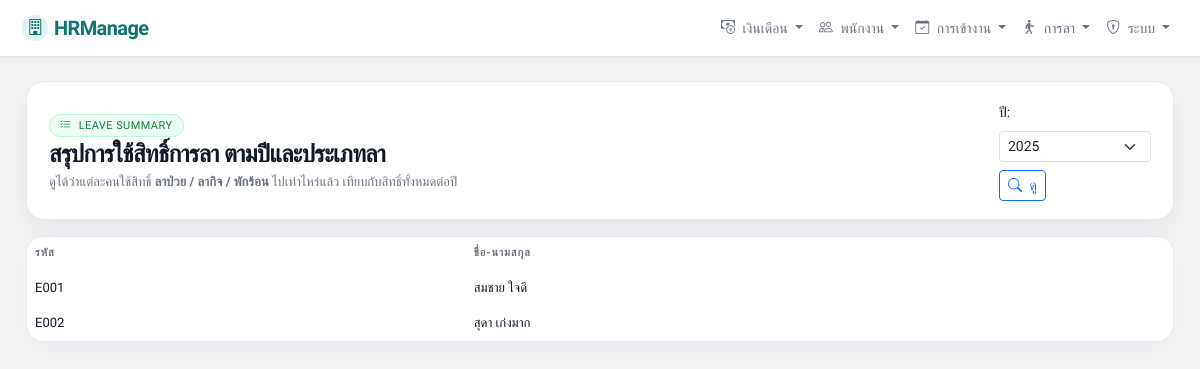
/hr/hr/leave/summary/ (signed in), run on the app's committed database.
### app_hr/models.py (models this page shows, shortened)
class Employee(models.Model):
    STATUS_CHOICES = (
        ('active', 'ทำงานอยู่'),
        ('inactive', 'ออกแล้ว'),
    )
    user = models.OneToOneField(
        User,
        on_delete=models.SET_NULL,
        null=True,
        blank=True,
        related_name='employee_profile',
        verbose_name="เชื่อมกับ User (สำหรับให้ล็อกอินดูสลิป)"
    )
    address = models.TextField(
        blank=True,
        null=True,
        verbose_name="ที่อยู่ติดต่อ"
    )
    phone_number = models.CharField(
        max_length=20,
        blank=True,
        null=True,
        verbose_name="เบอร์โทรศัพท์"
    )
    code = models.CharField(max_length=50, unique=True, verbose_name="รหัสพนักงาน")
    first_name = models.CharField(max_length=100, verbose_name="ชื่อ")
    last_name = models.CharField(max_length=100, verbose_name="นามสกุล")
    position = models.CharField(max_length=100, blank=True, null=True, verbose_name="ตำแหน่ง")
    department = models.CharField(max_length=100, blank=True, null=True, verbose_name="แผนก")
    hire_date = models.DateField(blank=True, null=True, verbose_name="วันที่เริ่มงาน")
    status = models.CharField(max_length=20, choices=STATUS_CHOICES, default='active')
    base_salary = models.DecimalField(
        max_digits=10,
        decimal_places=2,
        default=0,
        verbose_name="ฐานเงินเดือน / เดือน"
    )
    bank_name = models.CharField(max_length=100, blank=True, null=True, verbose_name="ธนาคาร")
    bank_account_no = models.CharField(max_length=50, blank=True, null=True, verbose_name="เลขบัญชี")
    citizen_id = models.CharField(max_length=20, blank=True, null=True, verbose_name="เลขบัตรประชาชน")

### app_hr/views.py (the view)
# urls.py: path('hr/leave/summary/', views.leave_summary_view, name='leave_summary'),
@hr_required
def leave_summary_view(request):
    year_str = request.GET.get('year')
    today = date.today()
    year = int(year_str) if year_str else today.year
    employees = Employee.objects.filter(status='active').order_by('code')
    leave_types = LeaveType.objects.order_by('name')
    usage_qs = (
        LeaveRecord.objects
        .filter(status='approved', start_date__year=year)
        .values('employee_id', 'leave_type_id')
        .annotate(total_days=Sum('days'))
    )
    usage_map = {}
    for row in usage_qs:
        key = (row['employee_id'], row['leave_type_id'])
        usage_map[key] = row['total_days'] or 0
    year_choices = [year - 1, year, year + 1]
    context = {
        'year': year,
        'year_choices': year_choices,
        'employees': employees,
        'leave_types': leave_types,
        'usage_map': usage_map,
    }
    return render(request, 'app_hr/leave_summary.html', context)

### app_hr/views.py (called while the page is built)
def hr_required(view_func):
    decorated_view_func = login_required(
        user_passes_test(
            lambda u: u.is_staff or u.is_superuser,
        )(view_func)
    )
    return decorated_view_func

### app_hr/templates/app_hr/leave_summary.html (shortened to what this page needs)
{% extends 'app_hr/hr_base.html' %}
{% block content %}
<div class="card-soft mb-3">
  <div class="card-soft-inner">
    <div class="d-flex flex-column flex-md-row justify-content-between gap-3 align-items-md-center">
      <div>
        <span class="badge-pill pill-success mb-1">
          <i class="bi bi-list-check me-1"></i> Leave Summary
        </span>
        <div class="page-title mb-0">
          สรุปการใช้สิทธิ์การลา ตามปีและประเภทลา
        </div>
        <div class="page-subtitle">
          ดูได้ว่าแต่ละคนใช้สิทธิ์ <strong>ลาป่วย / ลากิจ / พักร้อน</strong> ไปเท่าไหร่แล้ว เทียบกับสิทธิ์ทั้งหมดต่อปี
        </div>
      </div>
      <form method="get" class="d-flex flex-row flex-wrap gap-2 align-items-center">
        <label class="form-label mb-0 small">ปี:</label>
        <select name="year" class="form-select form-select-sm">
          {% for y in year_choices %}
            <option value="{{ y }}" {% if y == year %}selected{% endif %}>{{ y }}</option>
          {% endfor %}
        </select>
        <button class="btn btn-sm btn-outline-primary" type="submit">
          <i class="bi bi-search me-1"></i> ดู
        </button>
      </form>
    </div>
  </div>
</div>
<div class="table-shell">
  <div class="table-responsive">
    <table class="table table-borderless mb-0 align-middle">
      <thead>
        <tr>
          <th>รหัส</th>
          <th>ชื่อ-นามสกุล</th>
        </tr>
      </thead>
      <tbody>
        {% for emp in employees %}
            <tr>
            <td>{{ emp.code }}</td>
            <td>{{ emp.first_name }} {{ emp.last_name }}</td>
            </tr>
        {% empty %}
            <tr>
            <td colspan="{{ 2|add:leave_types|length }}" class="text-center text-muted py-3">
                ยังไม่มีข้อมูลพนักงาน
            </td>
            </tr>
        {% endfor %}
      </tbody>
    </table>
  </div>
</div>
{% endblock %}

### app_hr/templates/app_hr/hr_base.html (style rules this page uses)
:root { --brand: #0f766e; --brand-soft: #e0f2f1; --bg: #f3f4f6; --card: #ffffff; --border-soft: #e5e7eb; --text-main: #111827; --text-muted: #6b7280; }
* { box-sizing: border-box; }
body { min-height: 100vh; margin: 0; background: var(--bg); color: var(--text-main); font-family: "Prompt", system-ui, -apple-system, BlinkMacSystemFont, "Segoe UI", sans-serif; }
.card-soft { background: var(--card); border-radius: 18px; border: 1px solid var(--border-soft); box-shadow: 0 10px 30px rgba(15, 23, 42, 0.06); }
.card-soft-inner { padding: 18px 18px 16px; }
@media (min-width: 768px) { .card-soft-inner { padding: 20px 22px 18px; } }
.badge-pill { border-radius: 999px; padding: 4px 10px; font-size: 11px; letter-spacing: 0.04em; text-transform: uppercase; }
.pill-success { background: #ecfdf5; color: #15803d; border: 1px solid #bbf7d0; }
.page-title { font-weight: 700; letter-spacing: -0.03em; font-size: clamp(18px, 2.4vw, 24px); margin-bottom: 4px; color: var(--text-main); }
.page-subtitle { color: var(--text-muted); font-size: 13px; }
.table-shell { border-radius: 18px; border: 1px solid var(--border-soft); background: #ffffff; overflow: hidden; box-shadow: 0 8px 26px rgba(15, 23, 42, 0.04); }
.table thead { background: #f9fafb; }
.table thead th { border-bottom-color: var(--border-soft) !important; font-size: 11px; text-transform: uppercase; letter-spacing: 0.08em; color: var(--text-muted); white-space: nowrap; }
.table tbody td { border-color: #f3f4f6; font-size: 13px; color: var(--text-main); vertical-align: middle; }

### data on the page
Employee: code "E001", first_name "สมชาย", last_name "ใจดี"
Employee: code "E002", first_name "สุดา", last_name "เก่งมาก"

### other printed values
form field year "2025"
